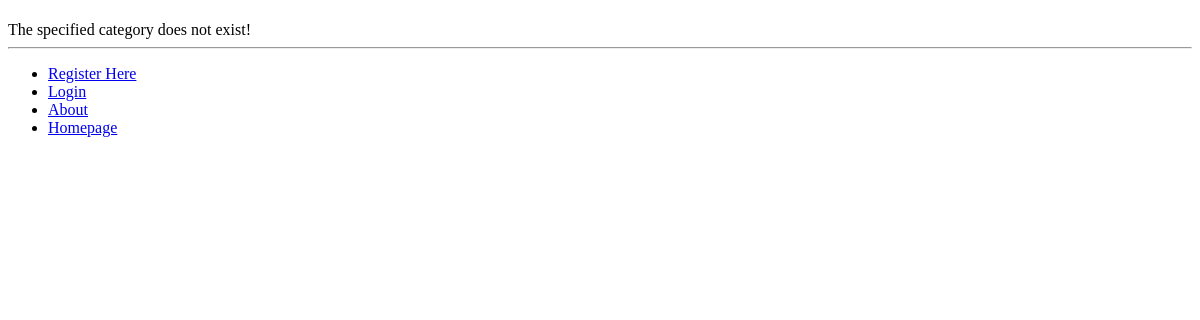
/rango/category/python/, run on an earlier commit of the app's database.
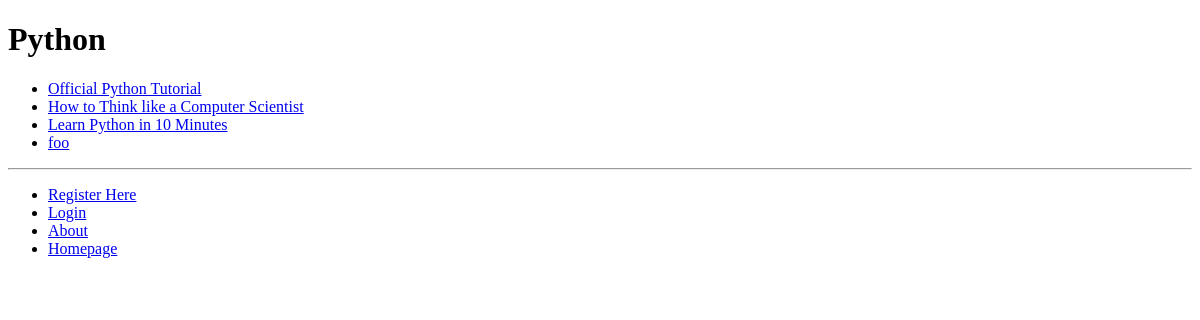
And on a later commit of the database.
### rango/models.py (models this page shows, shortened)
class Category(models.Model):
    name = models.CharField(max_length=128, unique=True)
    views = models.IntegerField(default=0)
    likes = models.IntegerField(default=0)
    slug  = models.SlugField()
    class Meta :
        verbose_name_plural = 'Categories'

class Page(models.Model):
    category = models.ForeignKey(Category)
    title = models.CharField(max_length=128)
    url = models.URLField()
    views = models.IntegerField(default = 0)

### rango/views.py (the view)
# urls.py: url(r'^category/(?P<category_name_slug>[\w\-]+)/add_page/$', views.add_page, name='add_page'),# NEW MAPPING!
def category(request, category_name_slug):
    context_dict = {}
    try:
        category = Category.objects.get(slug=category_name_slug)
        context_dict['category_name'] = category.name
        context_dict['slug'] =category.slug
        pages = Page.objects.filter(category=category)
        context_dict['pages'] = pages
        context_dict['category'] = category
    except Category.DoesNotExist:
        pass
    return render(request, 'rango/category.html', context_dict)

### templates/rango/category.html (shortened to what this page needs)
{% extends 'base.html' %}
{% block body_block %}
    <h1>{{ category_name }}</h1>
    {% if category %}
        {% if pages %}
        <ul>
                {% for page in pages %}
                <li><a href="{{ page.url }}">{{ page.title }}</a></li>
                {% endfor %}
                </ul>
        {% else %}
                <strong>No pages currently in category.</strong>
                {% endif %}
        {% else %}
                 The specified category {{ category_name }} does not exist!
    {% endif %}
{% endblock %}

What changed in the data, as far as the page shows it:
added Category: name "Python"
added Page: title "Official Python Tutorial"
added Page: title "How to Think like a Computer Scientist"
added Page: title "Learn Python in 10 Minutes"
added Page: title "foo"
Also different on the page:
text no longer shown: "The specified category does not exist!"
